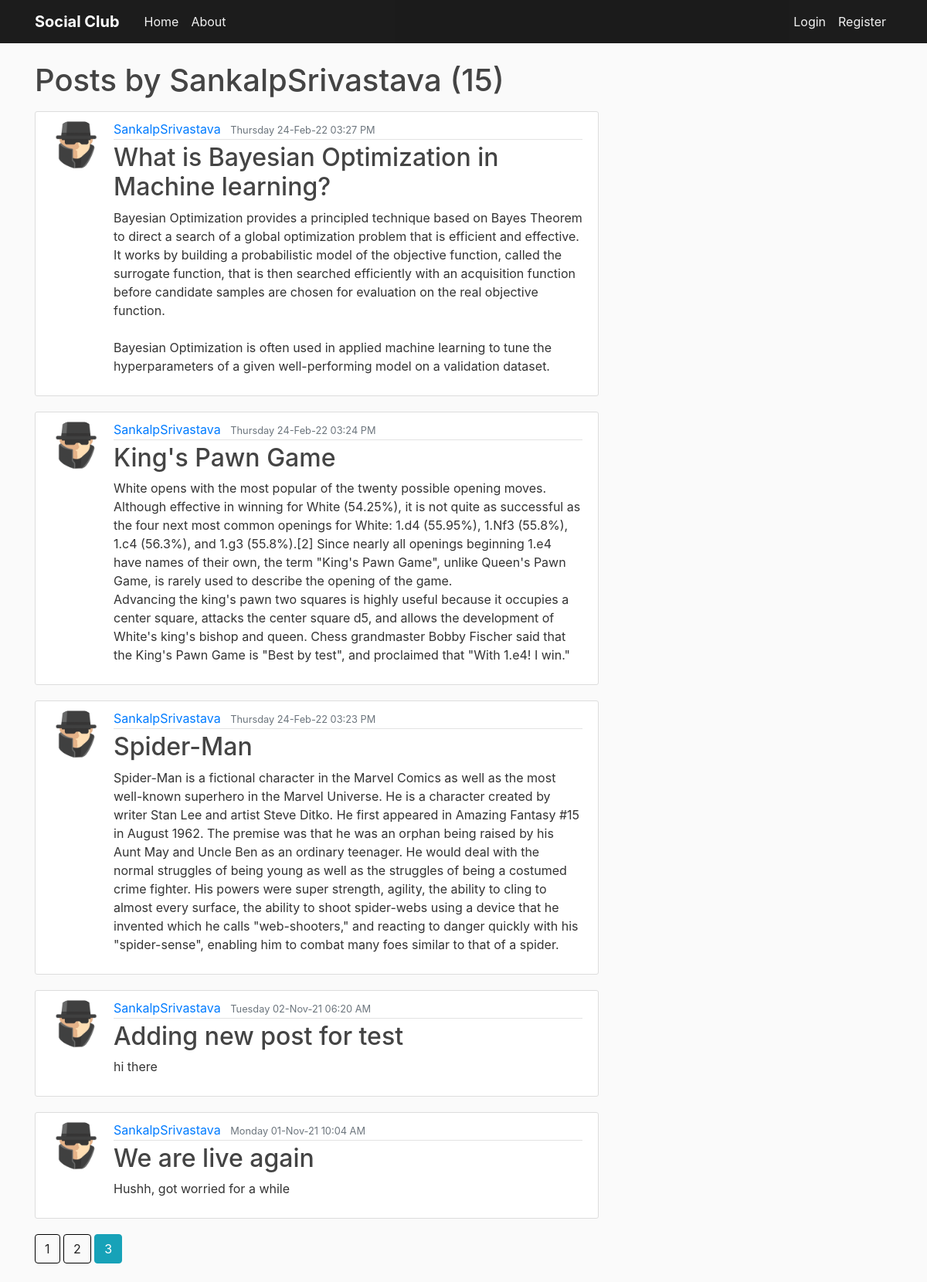
Screenshot of /user/SankalpSrivastava?page=3 with the database file from the repository.
### flaskblog/models.py (models this page shows, shortened)
class User(db.Model,UserMixin):
    id = db.Column(db.Integer, primary_key=True)
    username = db.Column(db.String(20), unique=True, nullable=False)
    email = db.Column(db.String(120), unique=True, nullable=False)
    image_file = db.Column(db.String(20), nullable=False,
                           default='default.jpg')
    password = db.Column(db.String(60), nullable=False)
    date_of_join = db.Column(db.DateTime,default=datetime.utcnow())
    posts = db.relationship('Post', backref='author', lazy=True)

class Post(db.Model):
    id = db.Column(db.Integer, primary_key=True)
    title = db.Column(db.String(100), nullable=False)
    date_posted = db.Column(db.DateTime, nullable=False,
                            default=datetime.utcnow)
    content = db.Column(db.Text, nullable=False)
    user_id = db.Column(db.Integer, db.ForeignKey('user.id'), nullable=False)
    post_edited = db.Column(db.Boolean,unique=False, default=False)

### flaskblog/users/routes.py (the view)
@users.route("/user/<string:username>")
def user_posts(username):
    page = request.args.get('page',1,type=int)
    user =User.query.filter_by(username=username).first_or_404()
    posts = Post.query.filter_by(author=user).order_by(Post.date_posted.desc())\
        .paginate(page = page ,per_page=5)
    return render_template('user_post.html', posts=posts,timezone=timezone,user=user)

### flaskblog/templates/user_post.html
{% extends "layout.html" %}
{% block content %}
<h1 class="mb-3">Posts by {{user.username}} ({{posts.total}})</h1>
{% for post in posts.items%}
<article class="media content-section">
    <image class ="rounded-circle article-img" src ="{{url_for('static',filename='profile_pics/'+post.author.image_file)}}"></image>
    <div class="media-body">
        <div class="article-metadata">
            <a class="mr-2" href="{{url_for('users.user_posts',username=post.author.username)}}">{{ post.author.username }}</a>
            <small class="text-muted">{{ post.date_posted.replace(tzinfo=timezone.utc).astimezone(tz=None).strftime('%A %d-%b-%y %I:%M %p') }}</small>
        </div>
        <h2><a class="article-title" href="{{url_for('posts.post',post_id=post.id)}}">{{ post.title }}</a></h2>
        <p class="article-content">{{ post.content }}</p>
    </div>
</article>
{% endfor %}
{% for page_num in posts.iter_pages(left_edge=1, right_edge=1, left_current=1, right_current=2) %}
  {% if page_num %}
    {% if posts.page == page_num %}
      <a class="btn btn-info mb-4" href="{{ url_for('users.user_posts',username=user.username, page=page_num) }}">{{ page_num }}</a>
    {% else %}
      <a class="btn btn-outline-info mb-4" href="{{ url_for('users.user_posts',username=user.username, page=page_num) }}">{{ page_num }}</a>
    {% endif %}
  {% else %}
    ...
  {% endif %}
{% endfor %}
{% endblock content %}

### flaskblog/static/main.css (style rules this page uses)
body { background: #fafafa; color: #333333; margin-top: 5rem; }
h1, h2, h3, h4, h5, h6 { color: #444444; }
.content-section { background: #ffffff; padding: 10px 20px; border: 1px solid #dddddd; border-radius: 3px; margin-bottom: 20px; }
.article-title { color: #444444; }
.article-content { white-space: pre-line; }
.article-img { height: 65px; width: 65px; margin-right: 16px; }
.article-metadata { padding-bottom: 1px; margin-bottom: 4px; border-bottom: 1px solid #e3e3e3 }
.btn-outline-info { color: #0a0a0ae3; border-color: #000000; }

### rows the page displays
User: username "SankalpSrivastava"
Post: image_file (placeholder picture), author.username "SankalpSrivastava", date_posted.replace "Thursday 24-Feb-22 03:27 PM", title "What is Bayesian Optimization in Machine learning?", content "Bayesian Optimization provides a principled technique based on Bayes Theorem to direct a search of a global optimization problem that is efficient and effective. It works by building a probabilistic model of the objective function, called the surrogate function, that is then searched efficiently with an acquisition function before candidate samples are chosen for evaluation on the real objective function. Bayesian Optimization is often used in applied machine learning to tune the hyperparameters of a given well-performing model on a validation dataset."
Post: image_file (placeholder picture), author.username "SankalpSrivastava", date_posted.replace "Thursday 24-Feb-22 03:24 PM", title "King's Pawn Game", content "White opens with the most popular of the twenty possible opening moves. Although effective in winning for White (54.25%), it is not quite as successful as the four next most common openings for White: 1.d4 (55.95%), 1.Nf3 (55.8%), 1.c4 (56.3%), and 1.g3 (55.8%).[2] Since nearly all openings beginning 1.e4 have names of their own, the term \"King's Pawn Game\", unlike Queen's Pawn Game, is rarely used to describe the opening of the game. Advancing the king's pawn two squares is highly useful because it occupies a center square, attacks the center square d5, and allows the development of White's king's bishop and queen. Chess grandmaster Bobby Fischer said that the King's Pawn Game is \"Best by…"
Post: image_file (placeholder picture), author.username "SankalpSrivastava", date_posted.replace "Thursday 24-Feb-22 03:23 PM", title "Spider-Man", content "Spider-Man is a fictional character in the Marvel Comics as well as the most well-known superhero in the Marvel Universe. He is a character created by writer Stan Lee and artist Steve Ditko. He first appeared in Amazing Fantasy #15 in August 1962. The premise was that he was an orphan being raised by his Aunt May and Uncle Ben as an ordinary teenager. He would deal with the normal struggles of being young as well as the struggles of being a costumed crime fighter. His powers were super strength, agility, the ability to cling to almost every surface, the ability to shoot spider-webs using a device that he invented which he calls \"web-shooters,\" and reacting to danger quickly with his…"
Post: image_file (placeholder picture), author.username "SankalpSrivastava", date_posted.replace "Tuesday 02-Nov-21 06:20 AM", title "Adding new post for test", content "hi there"
Post: image_file (placeholder picture), author.username "SankalpSrivastava", date_posted.replace "Monday 01-Nov-21 10:04 AM", title "We are live again", content "Hushh, got worried for a while"

### other values shown
{{ posts.total }} "15"
{{ page_num }} "1" "2"
{{ page_num }} "3"
